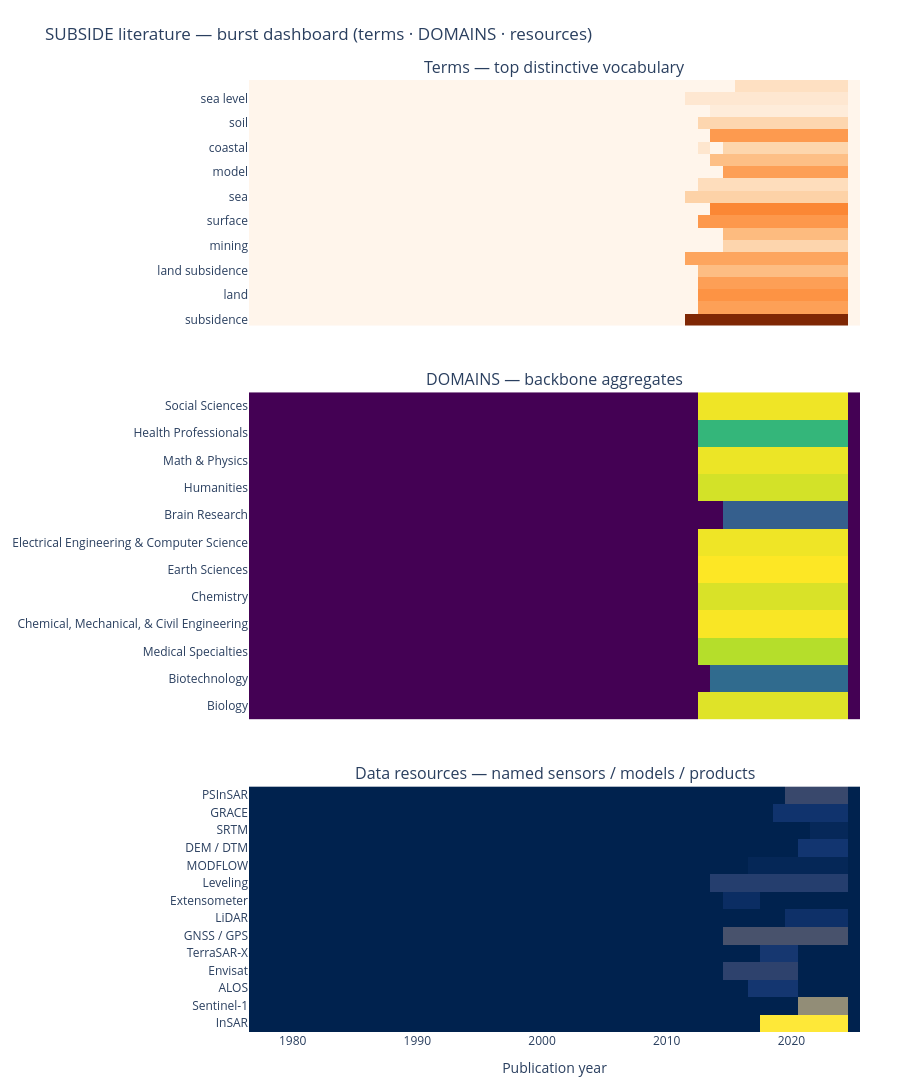

Here is the notebook cell this chart was saved with:
### Markdown cell above
### 8.5 Combined dashboard view

Three burst panels stacked, sharing the same year axis, for at-a-glance comparison. Hover any cell to see what year and what intensity it represents.

### Code cell
if len(docs_year):
    fig_dash = make_subplots(
        rows=3, cols=1, shared_xaxes=True,
        vertical_spacing=0.07,
        row_heights=[0.30, 0.40, 0.30],
        subplot_titles=("Terms — top distinctive vocabulary",
                        "DOMAINS — backbone aggregates",
                        "Data resources — named sensors / models / products"),
    )

    fig_dash.add_trace(go.Heatmap(
        z=matrix, x=years_axis, y=burst_terms,
        colorscale="Oranges", showscale=False,
        hovertemplate="Year %{x}<br>Term: %{y}<br>Intensity: %{z:.2f}<extra></extra>",
    ), row=1, col=1)

    fig_dash.add_trace(go.Heatmap(
        z=matrix_d, x=years_axis, y=domain_names,
        colorscale="Viridis", showscale=False,
        hovertemplate="Year %{x}<br>Domain: %{y}<br>Intensity: %{z:.2f}<extra></extra>",
    ), row=2, col=1)

    fig_dash.add_trace(go.Heatmap(
        z=matrix_r, x=years_axis, y=res_names,
        colorscale="Cividis", showscale=False,
        hovertemplate="Year %{x}<br>Resource: %{y}<br>Intensity: %{z:.2f}<extra></extra>",
    ), row=3, col=1)

    fig_dash.update_layout(
        title="SUBSIDE literature — burst dashboard (terms · DOMAINS · resources)",
        height=1100, plot_bgcolor="white",
        margin=dict(l=200, r=40, t=80, b=60),
    )
    fig_dash.update_xaxes(title_text="Publication year", row=3, col=1)
    fig_dash.write_html(str(OUTPUT_DIR / "burst_dashboard.html"),
                        include_plotlyjs="cdn")
    fig_dash.show()
    print(f"✓ Saved: {OUTPUT_DIR / 'burst_dashboard.html'}")

### Figure 1 — Plotly figure (JSON) as saved in the notebook; plotly's stock layout.template omitted (floating-point values rounded to 4 significant figures; data arrays with more than 128 entries replaced by an {"elided": "..."} marker saying what was removed)
{"data": [{"colorscale": [[0, "rgb(255,245,235)"], [0.125, "rgb(254,230,206)"], [0.25, "rgb(253,208,162)"], [0.375, "rgb(253,174,107)"], [0.5, "rgb(253,141,60)"], [0.625, "rgb(241,105,19)"], [0.75, "rgb(217,72,1)"], [0.875, "rgb(166,54,3)"], [1, "rgb(127,39,4)"]], "hovertemplate": "Year %{x}<br>Term: %{y}<br>Intensity: %{z:.2f}<extra></extra>", "showscale": false, "type": "heatmap", "x": [1977, 1978, 1979, 1980, 1981, 1982, 1983, 1984, 1985, 1986, 1987, 1988, 1989, 1990, 1991, 1992, 1993, 1994, 1995, 1996, 1997, 1998, 1999, 2000, 2001, 2002, 2003, 2004, 2005, 2006, 2007, 2008, 2009, 2010, 2011, 2012, 2013, 2014, 2015, 2016, 2017, 2018, 2019, 2020, 2021, 2022, 2023, 2024, 2025], "xaxis": "x", "y": ["subsidence", "groundwater", "land", "water", "land subsidence", "level", "mining", "deformation", "surface", "area", "sea", "basin", "model", "ground", "coastal", "areas", "soil", "nan", "sea level", "coal"], "yaxis": "y", "z": {"elided": "20x49 float values"}}, {"colorscale": [[0, "#440154"], [0.1111, "#482878"], [0.2222, "#3e4989"], [0.3333, "#31688e"], [0.4444, "#26828e"], [0.5556, "#1f9e89"], [0.6667, "#35b779"], [0.7778, "#6ece58"], [0.8889, "#b5de2b"], [1, "#fde725"]], "hovertemplate": "Year %{x}<br>Domain: %{y}<br>Intensity: %{z:.2f}<extra></extra>", "showscale": false, "type": "heatmap", "x": [1977, 1978, 1979, 1980, 1981, 1982, 1983, 1984, 1985, 1986, 1987, 1988, 1989, 1990, 1991, 1992, 1993, 1994, 1995, 1996, 1997, 1998, 1999, 2000, 2001, 2002, 2003, 2004, 2005, 2006, 2007, 2008, 2009, 2010, 2011, 2012, 2013, 2014, 2015, 2016, 2017, 2018, 2019, 2020, 2021, 2022, 2023, 2024, 2025], "xaxis": "x2", "y": ["Biology", "Biotechnology", "Medical Specialties", "Chemical, Mechanical, & Civil Engineering", "Chemistry", "Earth Sciences", "Electrical Engineering & Computer Science", "Brain Research", "Humanities", "Math & Physics", "Health Professionals", "Social Sciences"], "yaxis": "y2", "z": {"elided": "12x49 float values"}}, {"colorscale": [[0, "#00224e"], [0.1111, "#123570"], [0.2222, "#3b496c"], [0.3333, "#575d6d"], [0.4444, "#707173"], [0.5556, "#8a8678"], [0.6667, "#a59c74"], [0.7778, "#c3b369"], [0.8889, "#e1cc55"], [1, "#fee838"]], "hovertemplate": "Year %{x}<br>Resource: %{y}<br>Intensity: %{z:.2f}<extra></extra>", "showscale": false, "type": "heatmap", "x": [1977, 1978, 1979, 1980, 1981, 1982, 1983, 1984, 1985, 1986, 1987, 1988, 1989, 1990, 1991, 1992, 1993, 1994, 1995, 1996, 1997, 1998, 1999, 2000, 2001, 2002, 2003, 2004, 2005, 2006, 2007, 2008, 2009, 2010, 2011, 2012, 2013, 2014, 2015, 2016, 2017, 2018, 2019, 2020, 2021, 2022, 2023, 2024, 2025], "xaxis": "x3", "y": ["InSAR", "Sentinel-1", "ALOS", "Envisat", "TerraSAR-X", "GNSS / GPS", "LiDAR", "Extensometer", "Leveling", "MODFLOW", "DEM / DTM", "SRTM", "GRACE", "PSInSAR"], "yaxis": "y3", "z": {"elided": "14x49 float values"}}], "layout": {"annotations": [{"font": {"size": 16}, "showarrow": false, "text": "Terms — top distinctive vocabulary", "x": 0.5, "xanchor": "center", "xref": "paper", "y": 1, "yanchor": "bottom", "yref": "paper"}, {"font": {"size": 16}, "showarrow": false, "text": "DOMAINS — backbone aggregates", "x": 0.5, "xanchor": "center", "xref": "paper", "y": 0.672, "yanchor": "bottom", "yref": "paper"}, {"font": {"size": 16}, "showarrow": false, "text": "Data resources — named sensors / models / products", "x": 0.5, "xanchor": "center", "xref": "paper", "y": 0.258, "yanchor": "bottom", "yref": "paper"}], "height": 1100, "margin": {"b": 60, "l": 200, "r": 40, "t": 80}, "plot_bgcolor": "white", "title": {"text": "SUBSIDE literature — burst dashboard (terms · DOMAINS · resources)"}, "xaxis": {"anchor": "y", "domain": [0, 1], "matches": "x3", "showticklabels": false}, "xaxis2": {"anchor": "y2", "domain": [0, 1], "matches": "x3", "showticklabels": false}, "xaxis3": {"anchor": "y3", "domain": [0, 1], "title": {"text": "Publication year"}}, "yaxis": {"anchor": "x", "domain": [0.742, 1]}, "yaxis2": {"anchor": "x2", "domain": [0.328, 0.672]}, "yaxis3": {"anchor": "x3", "domain": [0, 0.258]}}}
